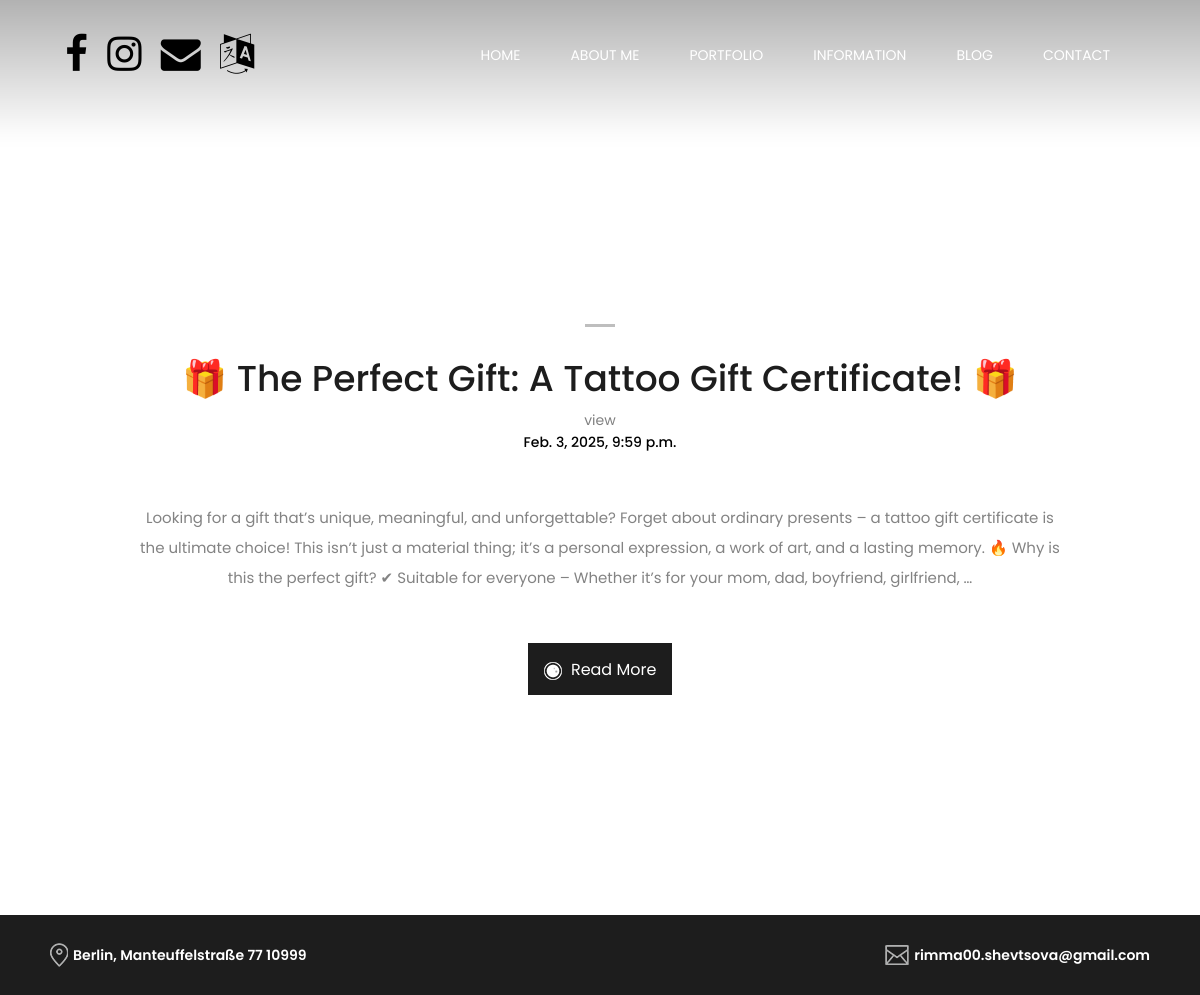
Page /en/blog/ on the committed database.
### blog/models.py (models this page shows, shortened)
class Post(models.Model):
    objects = models.Manager()
    published = PublishedManager()
    class Status(models.TextChoices):
        DRAFT = 'DF', 'Draft'
        PUBLISHED = 'PB', 'Published'
    title = models.CharField(max_length=200)
    slug = models.SlugField(unique=True, blank=True, )
    content = models.TextField()
    created_at = models.DateTimeField(auto_now_add=True)
    updated_at = models.DateTimeField(auto_now=True)
    status = models.CharField(max_length=2, choices=Status.choices, default=Status.DRAFT)
    image = models.ImageField(upload_to="images/", blank=True, null=True)
    views = models.IntegerField(default=0, )
    class Meta:
        ordering = ['-created_at']
    def get_absolute_url(self):
        return reverse("post_detail", kwargs={"slug": self.slug})

### blog/views.py (the view)
# urls.py: path('', views.blog, name='blog'),
def blog(request):
    posts = Post.published.all()
    return render(request, 'blog/blog.html', {'posts': posts})

### blog/models.py (called while the page is built)
    def get_queryset(self):
        return super().get_queryset().filter(status=Post.Status.PUBLISHED)

### blog/templates/blog/blog.html (shortened to what this page needs)
{%extends 'base.html'%}
{%load static%}
{%block content%}
    <section class="blog-area section_padding_100 mt-100">
        <div class="container">
            <div class="row justify-content-center">
                <div class="col-10">
                     {%for post in posts%}
                      <div class="single-blog-area text-center mb-100 wow fadeInUpBig" data-wow-delay="100ms" data-wow-duration="1s">
                        <div class="blog-thumbnail mb-100">
                        </div>
                        <div class="blog-content">
                            <span></span>
                            <h2>{{post.title}}</h2>
                            <a href="#" style="color:grey;">{{post.view}} view{{post.view|pluralize}}</a>
                            <a href="#" class="post-date">{{post.created_at}}</a>
                            <p>{{ post.content|truncatewords:60|linebreaks }}</p>
                            <a href="{{post.get_absolute_url}}"  class="btn studio-btn"><img src="{%static 'img/core-img/logo-icon.png'%}" alt=""> Read More</a>
                        </div>
                      </div>
                    {%endfor%}
                </div>
            </div>
            <div class="row">
                <div class="col-12">
                </div>
            </div>
        </div>
    </section>
{%endblock%}

### static/css/core-style.css (style rules this page uses)
* { margin: 0; padding: 0; }
body { font-family: 'Poppins', sans-serif; font-weight: 400; overflow-x: hidden; }
h1, h2, h3, h4, h5, h6 { color: #1d1d1d; line-height: 1.2; font-family: 'Poppins', sans-serif; font-weight: 500; }
p { color: #838383; font-size: 15px; line-height: 2; font-family: 'Poppins', sans-serif; font-weight: 400; }
a, a:hover, a:focus { -webkit-transition: all 500ms ease 0s; transition: all 500ms ease 0s; text-decoration: none; outline: none; font-size: 14px; color: #000; font-family: 'Poppins', sans-serif; font-weight: 400; }
img { height: auto; max-width: 100%; }
.mt-100 { margin-top: 100px; }
.mb-100 { margin-bottom: 100px; }
.section_padding_100 { padding: 100px 0; }
.studio-btn { display: inline-block; color: #fff; background-color: #1d1d1d; height: 52px; padding: 0 15px; border-radius: 0; line-height: 52px; font-size: 16px; min-width: 140px; }
.studio-btn > img { padding-right: 5px; }
.blog-content span, .contact-heading-text span { display: block; width: 30px; height: 3px; background-color: #bebebe; margin: 0 auto 30px; }
.blog-content h2, .contact-heading-text h2 { font-size: 36px; }
.contact-heading-text h2, .blog-content p { margin-bottom: 50px; }
.post-date, .post-date:hover, .post-date:focus { display: block; font-size: 14px; margin-bottom: 5px; font-weight: 500; }

### rows in the picture
Post: title "🎁 The Perfect Gift: A Tattoo Gift Certificate! 🎁", created_at "Feb. 3, 2025, 9:59 p.m.", content "Looking for a gift that’s unique, meaningful, and unforgettable? Forget about ordinary presents – a tattoo gift certificate is the ultimate choice! This isn’t just a material thing; it’s a personal expression, a work of art, and a lasting memory. 🔥 Why is this the perfect gift? ✔ Suitable for everyone – Whether it’s for your mom, dad, boyfriend, girlfriend, …"
